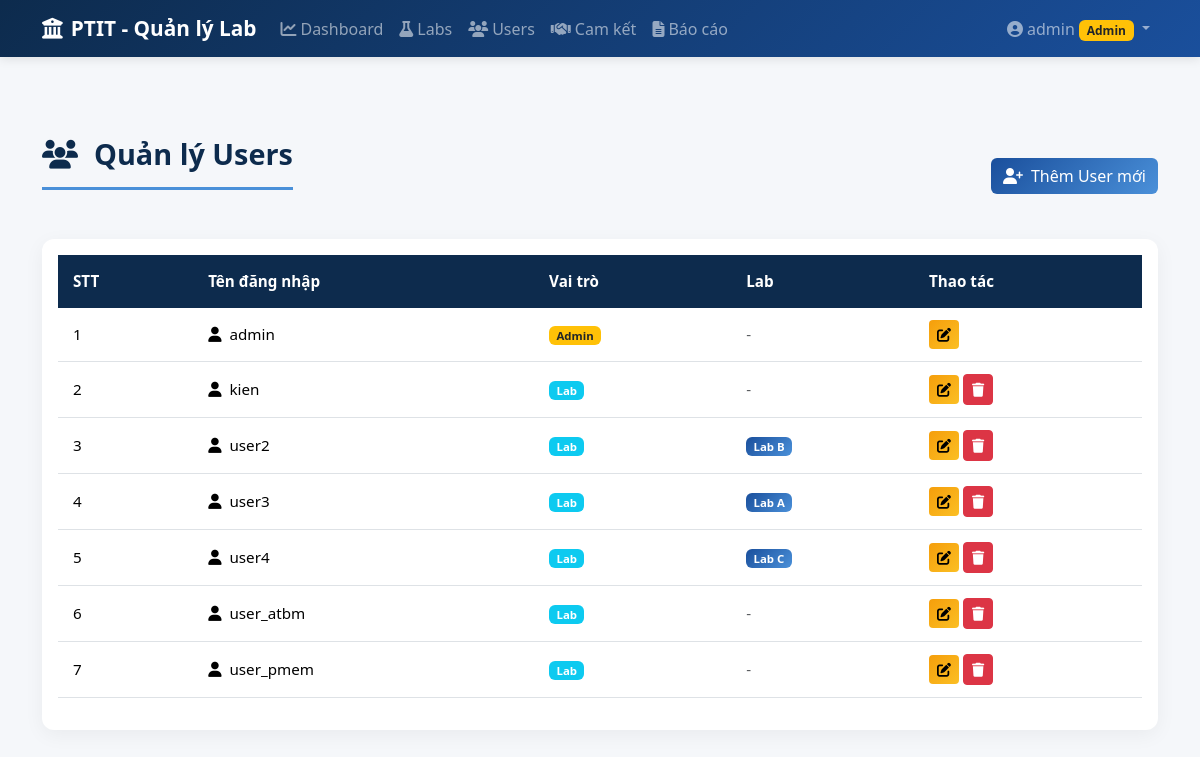
Screenshot of /users (signed in) with the database file from the repository.
### app/models.py (models this page shows, shortened)
class User(UserMixin, db.Model):
    __tablename__ = 'users'
    id = db.Column(db.Integer, primary_key=True)
    username = db.Column(db.String(50), unique=True, nullable=False)
    password_hash = db.Column(db.String(200), nullable=False)
    role = db.Column(db.String(20), nullable=False)  # 'admin' or 'lab'
    lab_id = db.Column(db.Integer, db.ForeignKey('labs.id', ondelete='SET NULL'), nullable=True)
    def is_admin(self):
        return self.role == 'admin'

class Lab(db.Model):
    __tablename__ = 'labs'
    id = db.Column(db.Integer, primary_key=True)
    name = db.Column(db.String(100), nullable=False)
    description = db.Column(db.Text)
    manager_name = db.Column(db.String(100))
    email = db.Column(db.String(100))
    created_at = db.Column(db.DateTime, default=datetime.utcnow)
    users = db.relationship('User', backref='lab', lazy=True)
    commitments = db.relationship('Commitment', backref='lab', lazy=True, cascade='all, delete-orphan')

### app/routes/users.py (the view)
@bp.route('/users')
@login_required
def users_list():
    if not current_user.is_admin():
        flash('Bạn không có quyền truy cập trang này.', 'danger')
        return redirect(url_for('main.dashboard'))
    users = User.query.order_by(User.username).all()
    return render_template('users/list.html', users=users)

### templates/users/list.html (shortened to what this page needs)
{% extends "base.html" %}
{% block content %}
<div class="d-flex justify-content-between align-items-center mb-4">
    <h1 class="page-title">
        <i class="fas fa-users me-3"></i>Quản lý Users
    </h1>
    <a href="{{ url_for('users.users_create') }}" class="btn btn-primary">
        <i class="fas fa-user-plus me-2"></i>Thêm User mới
    </a>
</div>
<div class="card">
    <div class="card-body">
        <div class="table-responsive">
            <table class="table table-hover">
                <thead>
                    <tr>
                        <th>STT</th>
                        <th>Tên đăng nhập</th>
                        <th>Vai trò</th>
                        <th>Lab</th>
                        <th>Thao tác</th>
                    </tr>
                </thead>
                <tbody>
                    {% for user in users %}
                    <tr>
                        <td>{{ loop.index }}</td>
                        <td>
                            <i class="fas fa-user me-2"></i>{{ user.username }}
                        </td>
                        <td>
                            {% if user.is_admin() %}
                            <span class="badge bg-warning text-dark">Admin</span>
                            {% else %}
                            <span class="badge bg-info">Lab</span>
                            {% endif %}
                        </td>
                        <td>
                            {% if user.lab %}
                            <span class="badge bg-lab">{{ user.lab.name }}</span>
                            {% else %}
                            <span class="text-muted">-</span>
                            {% endif %}
                        </td>
                        <td>
                            <a href="{{ url_for('users.users_edit', user_id=user.id) }}"
                               class="btn btn-sm btn-warning">
                                <i class="fas fa-edit"></i>
                            </a>
                            {% if user.id != current_user.id %}
                            <form method="POST" action="{{ url_for('users.users_delete', user_id=user.id) }}"
                                  style="display: inline;"
                                  onsubmit="return confirm('Bạn có chắc muốn xóa user &quot;{{ user.username }}&quot;?');">
                                <button type="submit" class="btn btn-sm btn-danger">
                                    <i class="fas fa-trash"></i>
                                </button>
                            </form>
                            {% endif %}
                        </td>
                    </tr>
                    {% endfor %}
                </tbody>
            </table>
        </div>
    </div>
</div>
{% endblock %}

### templates/base.html (shortened to what this page needs)
<!DOCTYPE html>
<html lang="vi">
<head>
    <link href="https://cdn.jsdelivr.net/npm/bootstrap@5.3.2/dist/css/bootstrap.min.css" rel="stylesheet">
    <link href="https://cdnjs.cloudflare.com/ajax/libs/font-awesome/6.5.1/css/all.min.css" rel="stylesheet">
    <link href="https://cdn.jsdelivr.net/npm/bootstrap-icons@1.11.2/font/bootstrap-icons.css" rel="stylesheet">
    <link href="{{ url_for('static', filename='css/style.css') }}" rel="stylesheet">
</head>
<body>
    {% if current_user.is_authenticated %}
    <nav class="navbar navbar-expand-lg navbar-dark bg-ptit">
        <div class="container">
            <a class="navbar-brand" href="{{ url_for('main.dashboard') }}">
                <i class="fas fa-university me-2"></i>PTIT - Quản lý Lab
            </a>
            <div class="collapse navbar-collapse" id="navbarNav">
                <ul class="navbar-nav me-auto">
                    <li class="nav-item">
                        <a class="nav-link" href="{{ url_for('main.dashboard') }}">
                            <i class="fas fa-chart-line me-1"></i>Dashboard
                        </a>
                    </li>
                    {% if current_user.is_admin() %}
                    <li class="nav-item">
                        <a class="nav-link" href="{{ url_for('labs.labs_list') }}">
                            <i class="fas fa-flask me-1"></i>Labs
                        </a>
                    </li>
                    <li class="nav-item">
                        <a class="nav-link" href="{{ url_for('users.users_list') }}">
                            <i class="fas fa-users me-1"></i>Users
                        </a>
                    </li>
                    {% endif %}
                    <li class="nav-item">
                        <a class="nav-link" href="{{ url_for('commitments.commitments_list') }}">
                            <i class="fas fa-handshake me-1"></i>Cam kết
                        </a>
                    </li>
                    {% if current_user.is_admin() %}
                    <li class="nav-item">
                        <a class="nav-link" href="{{ url_for('reports.reports') }}">
                            <i class="fas fa-file-alt me-1"></i>Báo cáo
                        </a>
                    </li>
                    {% endif %}
                </ul>
                <ul class="navbar-nav">
                    <li class="nav-item dropdown">
                        <a class="nav-link dropdown-toggle" href="#" data-bs-toggle="dropdown">
                            <i class="fas fa-user-circle me-1"></i>{{ current_user.username }}
                            {% if current_user.is_admin() %}
                            <span class="badge bg-warning text-dark">Admin</span>
                            {% else %}
                            <span class="badge bg-info">Lab</span>
                            {% endif %}
                        </a>
                    </li>
                </ul>
            </div>
        </div>
    </nav>
    {% endif %}
    <main class="{% if current_user.is_authenticated %}main-content{% endif %}">
        <div class="container">
            {% block content %}{% endblock %}
        </div>
    </main>
</body>
</html>

### static/css/style.css (style rules this page uses)
:root { --ptit-blue: #1a4f9c; --ptit-light-blue: #4a90d9; --ptit-dark: #0d2b4d; }
body { background-color: #f5f7fa; font-family: 'Segoe UI', Tahoma, Geneva, Verdana, sans-serif; min-height: 100vh; }
.main-content { padding-top: 80px; padding-bottom: 40px; }
.navbar.bg-ptit { background: linear-gradient(135deg, var(--ptit-dark) 0%, var(--ptit-blue) 100%); box-shadow: 0 2px 10px rgba(0,0,0,0.1); }
.navbar-brand { font-weight: 700; font-size: 1.3rem; }
.nav-link { font-weight: 500; transition: all 0.3s; }
.page-title { font-size: 1.8rem; font-weight: 700; color: var(--ptit-dark); margin-bottom: 25px; padding-bottom: 15px; border-bottom: 3px solid var(--ptit-light-blue); }
.table { font-size: 0.95rem; }
.table thead th { background-color: var(--ptit-dark); color: white; font-weight: 600; border: none; padding: 15px; }
.table tbody td { vertical-align: middle; padding: 12px 15px; }
.badge.bg-lab { background: linear-gradient(135deg, var(--ptit-blue), var(--ptit-light-blue)) !important; }
.card { border: none; border-radius: 12px; box-shadow: 0 5px 20px rgba(0,0,0,0.05); }
.btn-primary { background: linear-gradient(135deg, var(--ptit-blue), var(--ptit-light-blue)); border: none; }
.btn-warning { background: linear-gradient(135deg, #f59e0b, #fbbf24); border: none; }

### rows the page displays
User: username "admin", role "Admin"
User: username "kien", role "Lab"
User: username "user2", role "Lab", lab.name "Lab B"
User: username "user3", role "Lab", lab.name "Lab A"
User: username "user4", role "Lab", lab.name "Lab C"
User: username "user_atbm", role "Lab"
User: username "user_pmem", role "Lab"
